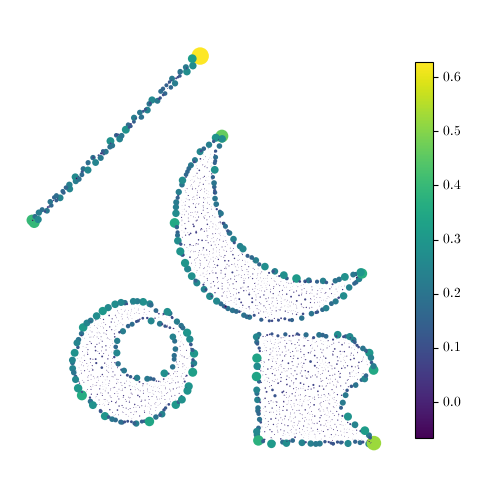

This figure's Python source:
#!/usr/bin/env python3.7
import matplotlib 
matplotlib.use('Agg')
import pylab as pl
from matplotlib import rc
rc('text', usetex=True)


import numpy as np
import numpy.linalg as nl
import numpy.random as nr
import os.path
from scipy.optimize import minimize
import sys

basename = os.path.splitext(sys.argv[0])[0]
pdfname = basename + '.pdf'
pngname = basename + '.png'
epsname = basename + '.eps'
n = 15000
r=50.000
# r=0.10

def mkmat(x):
    ret = np.zeros( (len(x), len(x)))
    
    for i,xi in enumerate(x):
        for j,xj in enumerate(x):
            ret[i,j]= np.exp(-r*nl.norm(xi-xj))
    return ret

X0 = nr.random((n,2))
X = [_ for _ in X0 if 
       (nl.norm(_-(0.25))<0.15 and nl.norm(_-0.28)>0.07) or 
       (nl.norm(_-0.6)<0.25 and nl.norm(_-0.7)>0.25 ) or 
     (_[0]>=0.55 and (1-0.05*np.sin(0.123+_[1]*2*np.pi*5))*_[0]<=0.8 and _[1]<=0.32 and _[1]>=0.05) or
     (0.0< (_[0]-_[1])+0.6< 0.02)
      ]

M = mkmat(X)
IM = nl.inv(M)
print(sum(sum(IM)))

Xx = [_[0] for _ in X]
Xy = [_[1] for _ in X]

fig = pl.figure(figsize=(5,5))
ax = pl.subplot(111)
C = IM.dot(np.ones(len(X)))
sc = ax.scatter(Xx, Xy, c=C, s = (20*abs(C))**2.0, lw=0)
ax.set_aspect('equal')
ax.spines['right'].set_visible(False)
ax.spines['top'].set_visible(False)
ax.spines['left'].set_visible(False)
ax.spines['bottom'].set_visible(False)
ax.axes.xaxis.set_ticks([])
ax.axes.yaxis.set_ticks([])


# ax.set_title(r'$\#X=%d,\, e^{-%0.3f \|x\|}$' % (len(X), r))
pl.colorbar(sc, shrink=0.8)
pl.tight_layout()
pl.savefig(pdfname)
pl.savefig(pngname)
pl.savefig(epsname)
